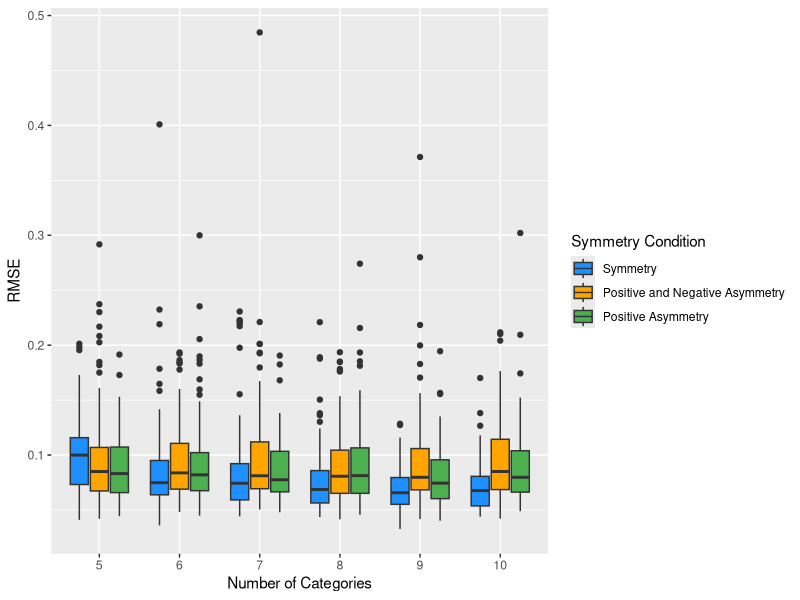
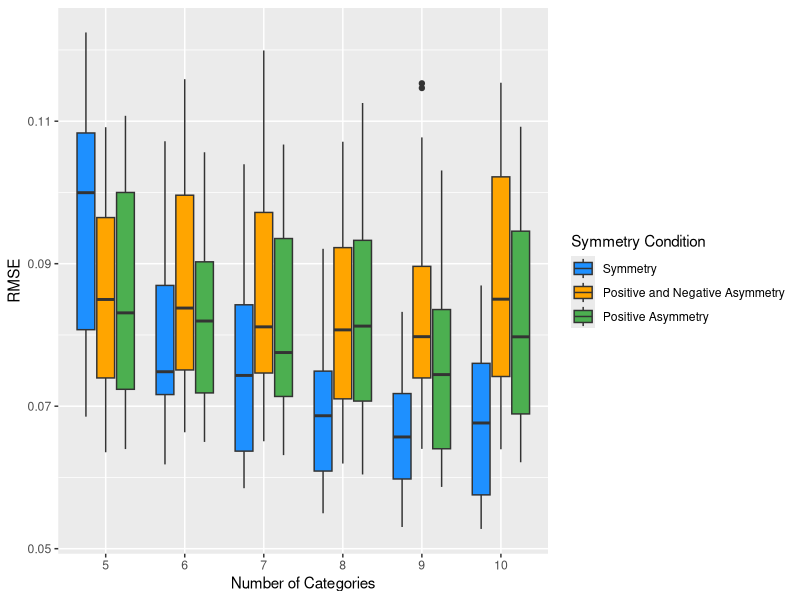
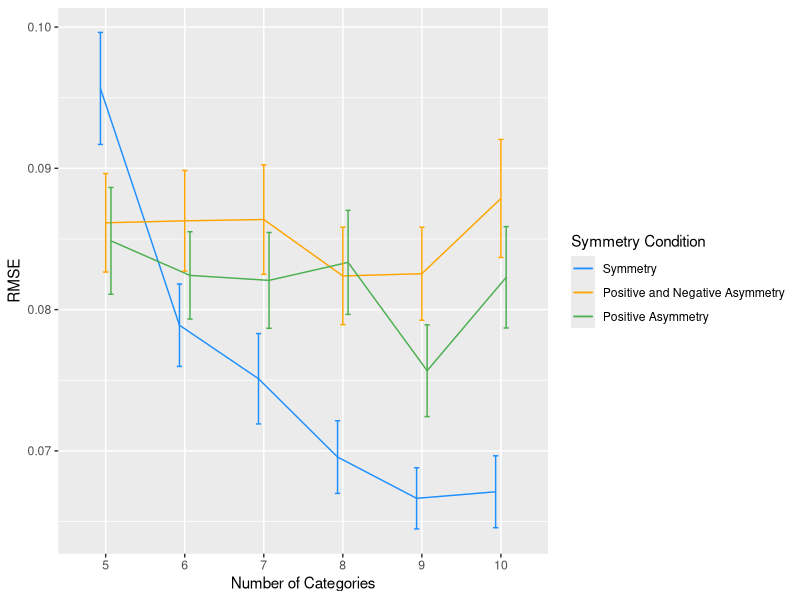

Write R code to recreate these figures, in order.
library(tidyr)
library(dplyr)
library(car)
library(ggplot2)
library(scales)
library(patchwork)

# Comparsion between Different Symmetry Conditions with 4 Factors (Simulation and EFA)
data_1 <- read.csv("Experiment_Result/1.2/RMSE_result_1.csv")
data_2 <- read.csv("Experiment_Result/2.2/RMSE_result_1.csv")
data_3 <- read.csv("Experiment_Result/3.2/RMSE_result_1.csv")

# --------------------------------------------------------------------------------
# Change "data_1" into longer format, preparing for integration


colnames(data_1) <- c("5","6","7","8","9","10")

long_data_1 <- pivot_longer(
  data_1,
  cols = c("5","6","7","8","9","10"), # Select the columns to pivot
  names_to = "Number of Categories",            # New column for the names
  values_to = "RMSE"           # New column for the values
)

long_data_1$`Symmetry Condition` <- "Symmetry"

# --------------------------------------------------------------------------------
# Change "data_2" into longer format, preparing for integration
colnames(data_2) <- c("5","6","7","8","9","10")

long_data_2 <- pivot_longer(
  data_2,
  cols = c("5","6","7","8","9","10"), # Select the columns to pivot
  names_to = "Number of Categories",            # New column for the names
  values_to = "RMSE"           # New column for the values
)

long_data_2$`Symmetry Condition` <- "Positive and Negative Asymmetry"


# --------------------------------------------------------------------------------
# Change "data_3" into longer format, preparing for integration
colnames(data_3) <-  c("5","6","7","8","9","10")

long_data_3 <- pivot_longer(
  data_3,
  cols = c("5","6","7","8","9","10"), # Select the columns to pivot
  names_to = "Number of Categories",            # New column for the names
  values_to = "RMSE"           # New column for the values
)

long_data_3$`Symmetry Condition` <- "Positive Asymmetry"

# --------------------------------------------------------------------------------

# The following is used to combine the above three datasets together.
data <- rbind(long_data_1,long_data_2, long_data_3)
data <- select(data,c("Number of Categories","Symmetry Condition","RMSE"))


# Get the factors columns
data$`Number of Categories` <- factor(data$`Number of Categories`, levels = c(5, 6, 7, 8, 9, 10))

data$`Symmetry Condition` <- factor(data$`Symmetry Condition`, levels = c("Symmetry","Positive and Negative Asymmetry","Positive Asymmetry"))

# --------------------------------------------------------------------------------
# Visualization for outliers and show the exact proportion of outliers in each group.

colors <- c("Symmetry" = "#1E90FF", 
            "Positive and Negative Asymmetry" = "#FFA500",  
            "Positive Asymmetry" = "#4CAF50")  

Outliers_Plot <-ggplot(data) +
  aes(x = `Number of Categories`, y = RMSE, fill = `Symmetry Condition`) +
  geom_boxplot() +
  scale_fill_manual(values = colors)


Outliers_Plot

# Find the outliers proportion for each group

## Define a function to calculate outlier bounds
calculate_outliers <- function(x) {
  Q1 <- quantile(x, 0.25, na.rm = TRUE)
  Q3 <- quantile(x, 0.75, na.rm = TRUE)
  IQR <- Q3 - Q1
  lower_bound <- Q1 - 1.5 * IQR
  upper_bound <- Q3 + 1.5 * IQR
  (x < lower_bound) | (x > upper_bound)
}

## Add a column identifying outliers and calculate proportions
outlier_proportions <- data %>%
  group_by(`Number of Categories`, `Symmetry Condition`) %>%
  mutate(is_outlier = calculate_outliers(RMSE)) %>%  # Identify outliers
  summarise(
    total_count = n(),                            # Total number of observations in the group
    outlier_count = sum(is_outlier, na.rm = TRUE), # Number of outliers in the group
    outlier_proportion = outlier_count / total_count,# Proportion of outliers
    .groups = "drop"
  )


outlier_proportions
print(paste0("The maximum proportion of outliers in all combination of levels is ", percent(max(outlier_proportions$outlier_proportion))))



# --------------------------------------------------------------------------------
# Get trimmed data 20%

data_trimmed <- data %>%
  group_by(`Number of Categories`, `Symmetry Condition`) %>%
  filter(
    RMSE >= quantile(RMSE, 0.2, na.rm = TRUE) & # Remove the bottom 20%
      RMSE <= quantile(RMSE, 0.8, na.rm = TRUE)   # Remove the top 20%
  )



Outliers_Plot_new <-ggplot(data_trimmed) +
  aes(x = `Number of Categories`, y = RMSE, fill = `Symmetry Condition`) +
  geom_boxplot() +
  scale_fill_manual(values = colors)


Outliers_Plot_new






# --------------------------------------------------------------------------------
# Model establishment

mod <- aov(RMSE ~ `Number of Categories` * `Symmetry Condition`,
           data = data_trimmed
)

## Homogeneity of variances (It is not necessary since each group is with the same size)
##leveneTest(mod)



# --------------------------------------------------------------------------------
# Get the result of the two-way ANOVA
summary(mod)



# --------------------------------------------------------------------------------
# The following is used to draw the plot used for showing the relationships between the two factors
df <- data



trimmed_sd <- function(x, trim = 0.2) {
  trimmed <- sort(x)[(floor(trim * length(x)) + 1):(ceiling((1 - trim) * length(x)))]
  sd(trimmed)
}

df.summary <- df %>%
  group_by(`Number of Categories`, `Symmetry Condition`) %>%
  summarise(
    sd = trimmed_sd(RMSE, trim = 0.2),
    RMSE = mean(RMSE, trim = 0.2),
    .groups = "drop"
  )


position <- position_dodge(0.2)  # Adjust dodge width as needed
Main_Plot <- ggplot() +
  geom_line(aes(x = `Number of Categories`, y = RMSE, color = `Symmetry Condition`, group = `Symmetry Condition`), 
            data = df.summary, position = position) +
  geom_errorbar(aes(x = `Number of Categories`, y = RMSE, ymin = RMSE - 1.96*sd/sqrt(60), ymax = RMSE + 1.96*sd/sqrt(60), color = `Symmetry Condition`), 
                data = df.summary, width = 0.2, position = position) +
  scale_color_manual(values = colors) +
  theme_gray()

Main_Plot


# This is used to show the mean value and the variance
df.summary
